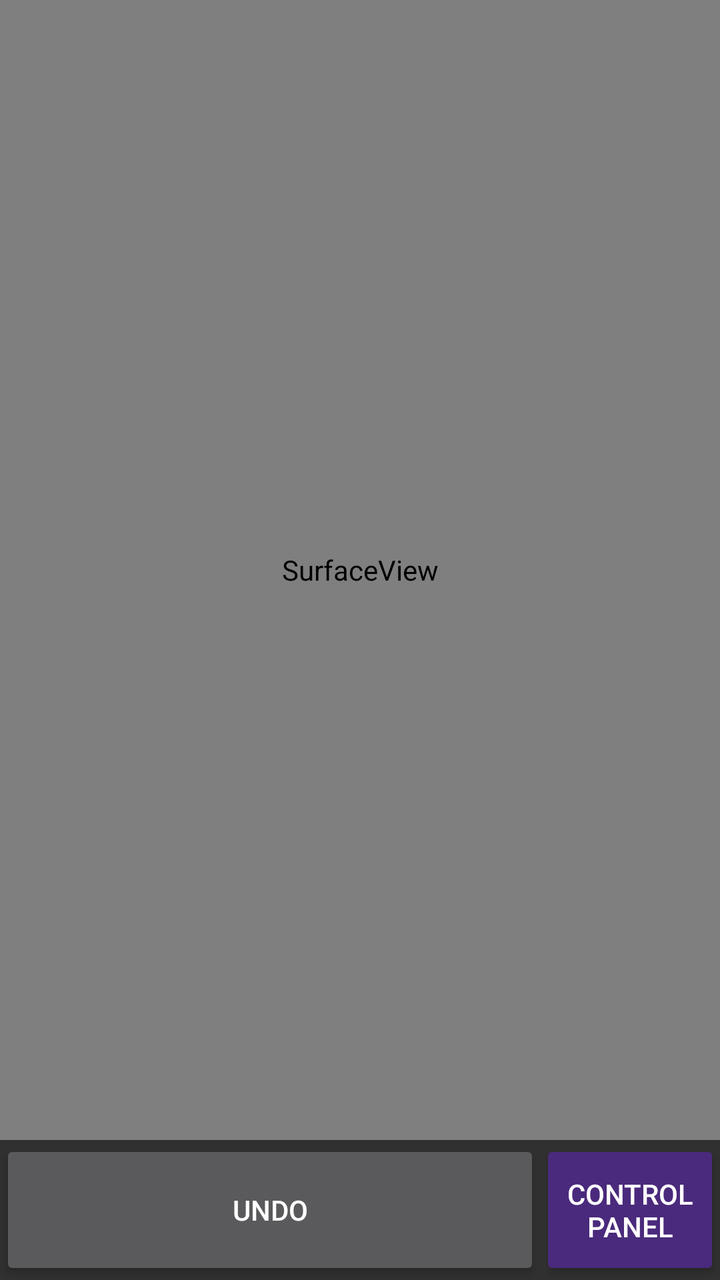
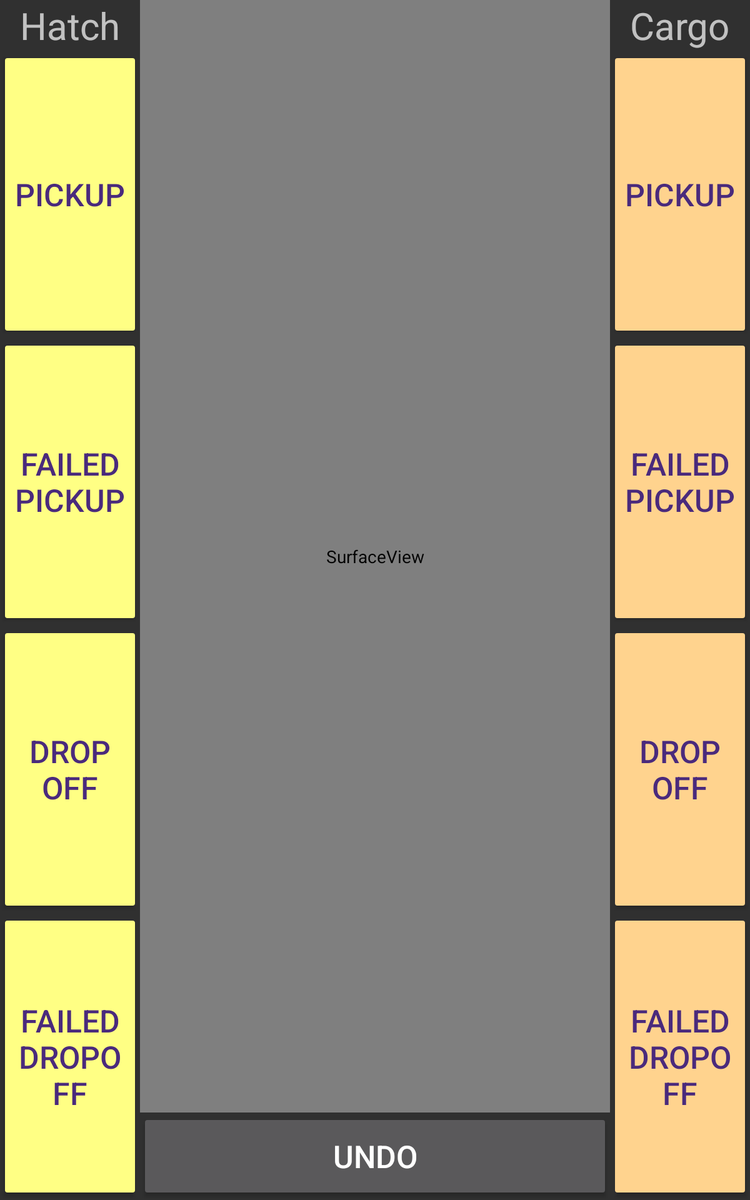

An Android layout and its configuration variant, each rendered on a device that would load it. The default file and the variant file are quoted in full after the pictures.
<!-- AndroidManifest.xml: application theme AppTheme -->
<!-- res/layout/field_ui_page.xml -->
<?xml version="1.0" encoding="utf-8"?>
<LinearLayout xmlns:android="http://schemas.android.com/apk/res/android"
    xmlns:app="http://schemas.android.com/apk/res-auto"
    xmlns:tools="http://schemas.android.com/tools"
    android:layout_width="match_parent"
    android:layout_height="match_parent"
    android:orientation="vertical">


    <LinearLayout
        android:layout_width="match_parent"
        android:layout_height="match_parent"
        android:orientation="vertical">

        <SurfaceView
            android:layout_width = "match_parent"
            android:layout_height = "match_parent"
            android:layout_gravity="top|center"
            android:layout_weight="3"
            android:id="@+id/fieldCanvas">

        </SurfaceView>

        <LinearLayout
            android:layout_width="match_parent"
            android:layout_height="wrap_content"
            android:orientation="horizontal"
            android:weightSum="4">
        <Button
            android:id="@+id/undo"
            android:layout_width="match_parent"
            android:layout_height="70dp"
            android:layout_gravity="center"
            android:layout_weight="1"
            android:text="Undo" />

        <Button
            android:id="@+id/controlPanel"
            android:layout_width="match_parent"
            android:layout_height="70dp"
            android:layout_gravity="center"
            android:layout_weight="3"
            android:text="Control Panel"
            android:backgroundTint="@color/colorPrimary"/>
        </LinearLayout>
    </LinearLayout>


</LinearLayout>
<!-- resources referenced by this layout -->
<resources>
  <color name="colorPrimary">#4a2a7c</color>
  <!-- from res/values-v21/ -->
  <style name="AppTheme" parent="Theme.AppCompat.NoActionBar">
  
  
          <item name="colorPrimary">@color/colorPrimary</item>
          <item name="colorPrimaryDark">@color/colorPrimary</item>
          <item name="colorAccent">#6b3ab7</item>
          <item name="android:navigationBarColor">@color/black</item>
          <item name="android:colorBackground">@color/background_material_dark</item>
      </style>
  <color name="black">#4a2a7c</color>
</resources>
<!-- res/layout-sw600dp/field_ui_page.xml (the author's variant of the layout above) -->
<!-- drawn on a 7-inch tablet held upright -->
<?xml version="1.0" encoding="utf-8"?>
<LinearLayout xmlns:android="http://schemas.android.com/apk/res/android"
    xmlns:app="http://schemas.android.com/apk/res-auto"
    xmlns:tools="http://schemas.android.com/tools"
    android:layout_width="match_parent"
    android:layout_height="match_parent"
    android:orientation="vertical">

    <LinearLayout
        android:layout_width="match_parent"
        android:layout_height="match_parent"
        android:orientation="horizontal"
        android:layout_gravity="bottom"
        android:layout_weight="0"
        android:weightSum="3">
        <LinearLayout
            android:layout_width="wrap_content"
            android:layout_height="match_parent"
            android:orientation="vertical"
            android:layout_gravity="bottom">
            <TextView
                android:layout_width="wrap_content"
                android:layout_height="wrap_content"
                android:text="Hatch"
                android:textSize="@dimen/text_medium"
                android:layout_weight="0"
                android:layout_gravity="center"
                android:id="@+id/hatchLabel"/>
            <Button
                android:layout_width="wrap_content"
                android:layout_height="match_parent"
                android:text="Pickup"
                android:layout_weight="1"
                android:id="@+id/pickupHatch"
                android:backgroundTint="#ffff84"
                android:textSize="@dimen/text_small"
                android:textColor="@color/black"/>
            <Button
                android:layout_width="match_parent"
                android:layout_height="match_parent"
                android:text="Failed Pickup"
                android:layout_weight="1"
                android:id="@+id/failPickupHatch"
                android:backgroundTint="#ffff84"
                android:textSize="@dimen/text_small"
                android:textColor="@color/black"/>
            <Button
                android:layout_width="match_parent"
                android:layout_height="match_parent"
                android:text="Drop off"
                android:layout_weight="1"
                android:id="@+id/failDropHatch"
                android:backgroundTint="#ffff84"
                android:textSize="@dimen/text_small"
                android:textColor="@color/black"/>
            <Button
                android:layout_width="match_parent"
                android:layout_height="match_parent"
                android:text="Failed dropoff"
                android:layout_weight="1"
                android:id="@+id/dropHatch"
                android:textSize="@dimen/text_small"
                android:backgroundTint="#ffff84"
                android:textColor="@color/black"/>
        </LinearLayout>

        <LinearLayout
            android:layout_width="match_parent"
            android:layout_height="match_parent"
            android:orientation="vertical"
            android:layout_weight="3">

            <SurfaceView
                android:layout_width = "match_parent"
                android:layout_height = "match_parent"
                android:layout_gravity="top|center"
                android:layout_weight="3"
                android:id="@+id/fieldCanvas">

            </SurfaceView>

            <Button
                android:id="@+id/undo"
                android:layout_width="match_parent"
                android:layout_height="70dp"
                android:layout_gravity="center"
                android:textSize="@dimen/text_small"
                android:text="Undo" />
        </LinearLayout>
        <LinearLayout
            android:layout_width="wrap_content"
            android:layout_height="match_parent"
            android:orientation="vertical"
            android:layout_gravity="bottom"
            android:layout_weight="1">
            <TextView
                android:layout_width="wrap_content"
                android:layout_height="wrap_content"
                android:text="Cargo"
                android:textSize="@dimen/text_medium"
                android:layout_weight="0"
                android:layout_gravity="center"
                android:id="@+id/cargoLabel"/>
            <Button
                android:layout_width="wrap_content"
                android:layout_height="match_parent"
                android:text="Pickup"
                android:layout_weight="1"
                android:id="@+id/pickupCargo"
                android:backgroundTint="#ffd38e"
                android:textSize="@dimen/text_small"
                android:textColor="@color/black"/>
            <Button
                android:layout_width="match_parent"
                android:layout_height="match_parent"
                android:text="Failed Pickup"
                android:layout_weight="1"
                android:id="@+id/failPickupCargo"
                android:backgroundTint="#ffd38e"
                android:textSize="@dimen/text_small"
                android:textColor="@color/black"/>
            <Button
                android:layout_width="match_parent"
                android:layout_height="match_parent"
                android:text="Drop off"
                android:layout_weight="1"
                android:id="@+id/failDropCargo"
                android:backgroundTint="#ffd38e"
                android:textSize="@dimen/text_small"
                android:textColor="@color/black"/>
            <Button
                android:layout_width="match_parent"
                android:layout_height="match_parent"
                android:text="Failed dropoff"
                android:layout_weight="1"
                android:id="@+id/dropCargo"
                android:backgroundTint="#ffd38e"
                android:textSize="@dimen/text_small"
                android:textColor="@color/black"/>
        </LinearLayout>
    </LinearLayout>


</LinearLayout>
<!-- resources referenced by the variant -->
<!-- as a 7-inch tablet held upright resolves them -->
<resources>
  <color name="black">#4a2a7c</color>
  <!-- from res/values-sw600dp/ -->
  <dimen name="text_medium">30dp</dimen>
  <!-- from res/values-sw600dp/ -->
  <dimen name="text_small">25dp</dimen>
  <!-- from res/values-v21/ -->
  <style name="AppTheme" parent="Theme.AppCompat.NoActionBar">
  
  
          <item name="colorPrimary">@color/colorPrimary</item>
          <item name="colorPrimaryDark">@color/colorPrimary</item>
          <item name="colorAccent">#6b3ab7</item>
          <item name="android:navigationBarColor">@color/black</item>
          <item name="android:colorBackground">@color/background_material_dark</item>
      </style>
  <color name="colorPrimary">#4a2a7c</color>
</resources>
